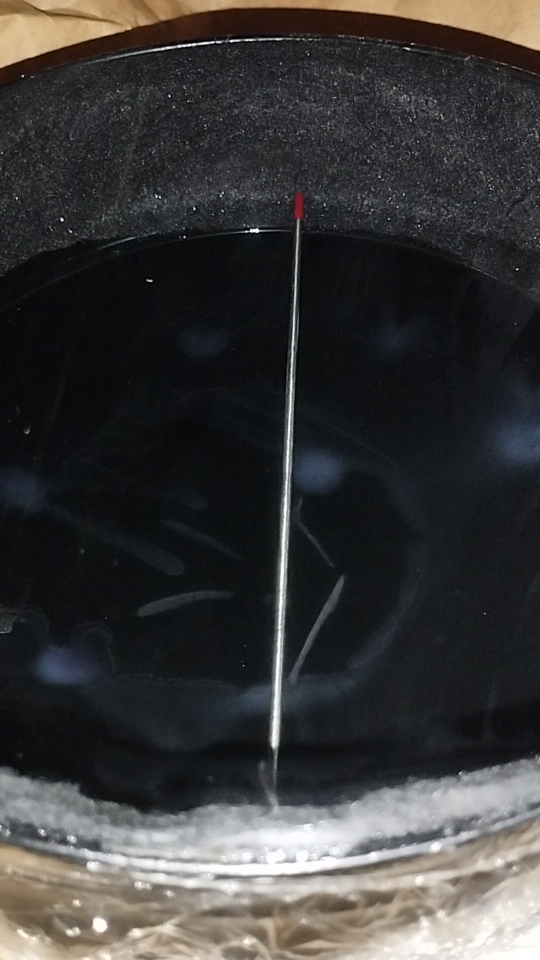
#> input picture Imagenes/Ps1.png, 1080 x 1920 px (shown at 1/2 size)
$ jupyter execute --allow-errors segmentacion.ipynb   (text cells are left out)
#> lines starting #> are read from the running program, lines starting #| are printed output that depends on the picture; after the words box and inside, x2 and y2 are one past the last pixel; in counts of white or black regions, pixels touching at a corner belong together; pictures that were not available may be replaced by others from this repository, and a replacement may not be noted
[cell 1]
import numpy as np
import cv2
import matplotlib.pyplot as plt
from PIL import ImageEnhance, Image

[cell 2]
img = cv2.imread("./Imagenes/7.jpg")
#> (the rest of this cell did not finish here and is left out)

[cell 3]
img2 = cv2.imread("./Imagenes/51.jpg")
#> (the rest of this cell did not finish here and is left out)

[cell 4]
img2 = cv2.imread("./Imagenes/Ps1.png")[480:1500]
grises = cv2.cvtColor(img2, cv2.COLOR_BGR2GRAY)
_,th =  cv2.threshold(grises, 70, 255, cv2.THRESH_BINARY)
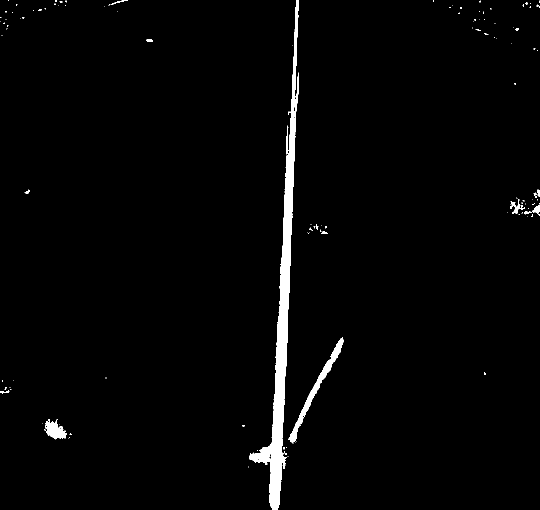
#> th: shape (1020, 1080) (shown at 1/2 size); 2% white; 128 white regions (113 under 20 px)

cnts,_ = cv2.findContours(th, cv2.RETR_EXTERNAL,cv2.CHAIN_APPROX_NONE)
#> cnts = 128 contours, 116 with area under 20; largest, box (x1, y1, x2, y2) and area: (498, 0, 598, 1020) 16238, (577, 675, 687, 887) 2212, (91, 838, 134, 879) 892, (1020, 398, 1040, 428) 164, (1065, 409, 1080, 432) 133
contornos = cv2.drawContours(img2, cnts, -1, (255,0,0),2)
cv2.imshow("img", cv2.resize(contornos, (500, 700)))
cv2.waitKey(0)
cv2.destroyAllWindows()
len(cnts)
#> Out = 128

[cell 5]
img2 = cv2.imread("./Imagenes/Ps4.png")[480:1500] # Importa la imagen
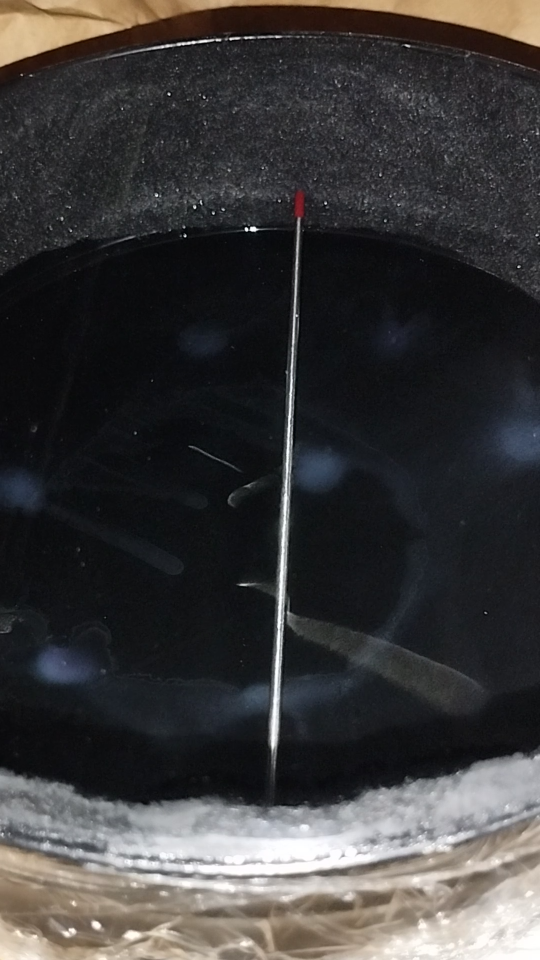
#> input picture Imagenes/Ps4.png, 1080 x 1920 px (shown at 1/2 size)
th = cv2.cvtColor(img2, cv2.COLOR_BGR2GRAY) # Convierte a escala de grises
_,th =  cv2.threshold(th, 70, 255, cv2.THRESH_BINARY)
#> th: shape (1020, 1080); 2.3% white; 199 white regions (169 under 20 px), largest, box (x1, y1, x2, y2) and area: (536, 0, 599, 1020) 15518, (79, 829, 156, 882) 2494, (1014, 373, 1080, 434) 2293
cv2.imshow("img", cv2.resize(th, (500, 700)))

bkg = cv2.imread("./Imagenes/bkg.png")[480:1500]
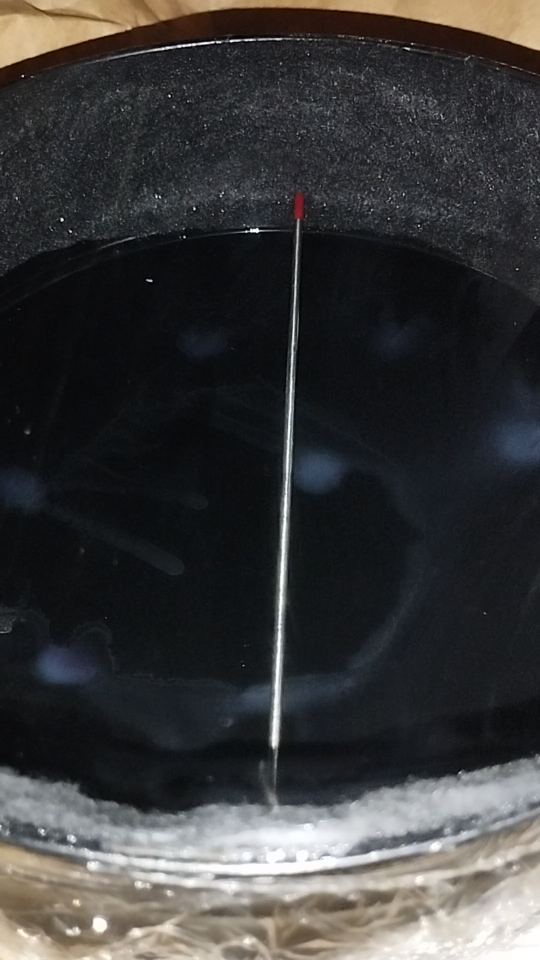
#> input picture Imagenes/Bkg.png, 1080 x 1920 px, found by its file name (shown at 1/2 size)
bkg = cv2.cvtColor(bkg, cv2.COLOR_BGR2GRAY)
#> bkg: shape (1020, 1080)
_,bkg =  cv2.threshold(bkg, 30, 255, cv2.THRESH_BINARY)
#> bkg: shape (1020, 1080); 15.4% white; 1516 white regions (1345 under 20 px), largest, box (x1, y1, x2, y2) and area: (57, 0, 885, 1020) 107781, (912, 270, 1080, 482) 18844, (853, 0, 1080, 133) 13744

trace = cv2.subtract(th,bkg) # Se quita el fondo de la imagen para disminuir ruido
#> trace: shape (1020, 1080); 0.14% white; 63 white regions (55 under 20 px)

cnts,_ = cv2.findContours(trace, cv2.RETR_EXTERNAL,cv2.CHAIN_APPROX_NONE) # Halla los contornos externos
#> cnts = 63 contours, 55 with area under 20; largest, box (x1, y1, x2, y2) and area: (573, 740, 594, 783) 395, (474, 686, 519, 693) 151, (377, 412, 461, 450) 150, (456, 507, 468, 527) 70, (487, 485, 510, 495) 59, (867, 845, 882, 852) 42, (832, 829, 851, 838) 30, (924, 869, 938, 878) 24
CNTS = ()
for i in range(0, len(cnts)): # Quita algunos de los contornos pequeños que corresponden a ruido
    if cnts[i].shape[0] > 60:
        CNTS += (cnts[i], )
#> this loop made 63 passes

contornos = cv2.drawContours(img2, CNTS, -1, (0,0,255),2) # Dibuja los contornos
contornos = cv2.putText(contornos, "Particulas (aprox): {}".format(len(CNTS)), (50,70), cv2.FONT_HERSHEY_DUPLEX, 1.4, (200,82,100), 5)
#> contornos: shape (1020, 1080, 3); mean B, G, R 30.2, 25.7, 24
cv2.imshow("img", cv2.resize(contornos, (500, 700)))
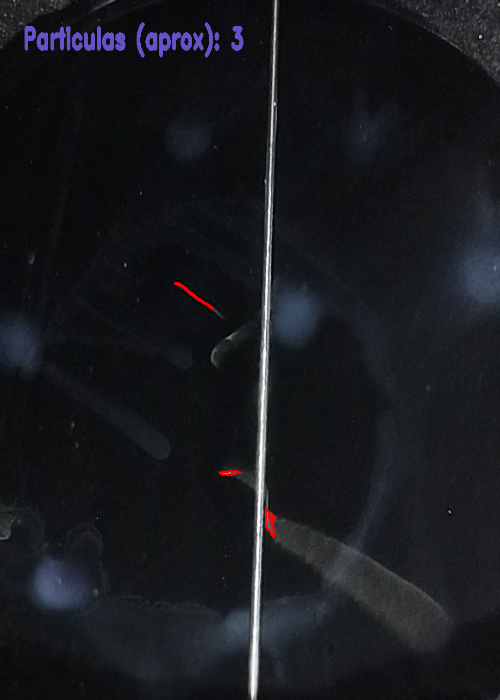
#> window 'img': shape (700, 500, 3); mean B, G, R 30.1, 25.6, 23.9

cv2.waitKey(0)
cv2.destroyAllWindows()
len(CNTS)
#> Out = 3

#> (a cell that did not finish here is left out)

[cell 7]
imgO = cv2.imread("./Imagenes/Ps4.png")[480:1500] # Importa la imagen
img = cv2.cvtColor(imgO, cv2.COLOR_BGR2GRAY) #Convierte a RGB
img = Image.fromarray(img) #Convierte a imagen de PIL

#Aplica los filtros a la imagen
img = ImageEnhance.Brightness(img).enhance(0.34)
img = ImageEnhance.Contrast(img).enhance(4)
img = ImageEnhance.Sharpness(img).enhance(4)
img = np.array(img)


bkg = cv2.imread("./Imagenes/bkg.png")[480:1500] # Importa la imagen
bkg = cv2.cvtColor(bkg, cv2.COLOR_BGR2RGB) #Convierte a RGB
#> bkg: shape (1020, 1080, 3)
bkg = cv2.cvtColor(bkg, cv2.COLOR_RGB2GRAY) #Convierte a grises

bkg = Image.fromarray(bkg) #Convierte a imagen de PIL

#Aplica los filtros al background
bkg = ImageEnhance.Brightness(bkg).enhance(0.34)
#> bkg: PIL image 1080x1020 L
bkg = ImageEnhance.Contrast(bkg).enhance(5)
bkg = ImageEnhance.Sharpness(bkg).enhance(2)
bkg = np.array(bkg)

#Convierte a imagen B/N
_,th =  cv2.threshold(img, 30, 255, cv2.THRESH_BINARY)
#> th: shape (1020, 1080); 9.2% white; 1478 white regions (1378 under 20 px), largest, box (x1, y1, x2, y2) and area: (418, 0, 981, 1020) 63069, (963, 283, 1080, 468) 11312, (64, 807, 196, 891) 6912
_,bkg =  cv2.threshold(bkg, 10, 255, cv2.THRESH_BINARY)
#> bkg: shape (1020, 1080); 26.8% white; 2730 white regions (2595 under 20 px), largest, box (x1, y1, x2, y2) and area: (54, 0, 1080, 1020) 246629, (845, 0, 1080, 186) 17345, (0, 459, 92, 546) 5465

trace = cv2.subtract(th,bkg) # Se quita el fondo de la imagen para disminuir ruido
#> trace: shape (1020, 1080); 0.95% white; 748 white regions (714 under 20 px)

cnts,_ = cv2.findContours(trace, cv2.RETR_EXTERNAL,cv2.CHAIN_APPROX_NONE) # Halla los contornos externos
#> cnts = 748 contours, 732 with area under 20; largest, box (x1, y1, x2, y2) and area: (573, 749, 739, 834) 5806, (472, 681, 545, 710) 636, (899, 886, 951, 926) 462, (377, 411, 482, 464) 348, (455, 501, 481, 534) 219
CNTS = ()
for i in range(0, len(cnts)): # Quita algunos de los contornos pequeños que corresponden a ruido
    if cnts[i].shape[0] > 70:
        CNTS += (cnts[i], )

contornos = cv2.drawContours(imgO.copy(), CNTS, -1, (0,0,255),2) # Dibuja los contornos
contornos = cv2.putText(contornos, "Particulas (aprox): {}".format(len(CNTS)), (50,70), cv2.FONT_HERSHEY_DUPLEX, 1.4, (200,82,150), 5) #Coloca la cantidad de particulas en cada imagen
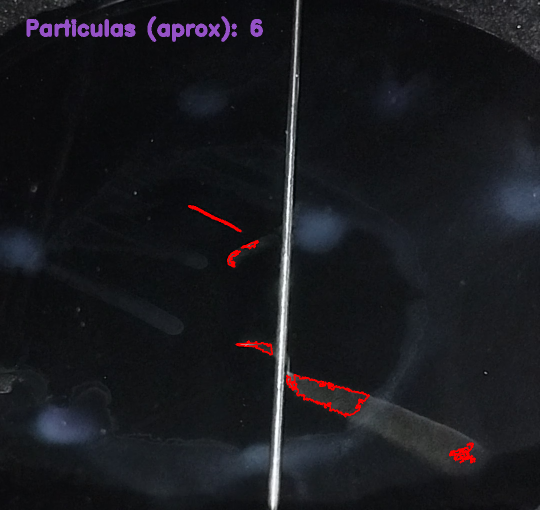
#> contornos: shape (1020, 1080, 3) (shown at 1/2 size); mean B, G, R 30, 25.5, 25.2

imgO = cv2.putText(imgO.copy(), "Imagen original", (50,70), cv2.FONT_HERSHEY_DUPLEX, 1.4, (200,82,150), 5)

frame = cv2.hconcat([imgO, contornos])

cv2.imshow("img", cv2.resize(frame, (510, 540)))
cv2.waitKey(0)
cv2.destroyAllWindows()

[cell 8]
frame.shape
#> Out = (1020, 2160, 3)

[cell 9]
#Background
bkg = cv2.imread("./Imagenes/bkg.png")[480:1500] # Importa la imagen
bkg = cv2.cvtColor(bkg, cv2.COLOR_BGR2RGB) #Convierte a RGB
bkg = cv2.cvtColor(bkg, cv2.COLOR_RGB2GRAY) #Convierte a grises

bkg = Image.fromarray(bkg) #Convierte a imagen de PIL

#Aplica los filtros al background
bkg = ImageEnhance.Brightness(bkg).enhance(0.34)
bkg = ImageEnhance.Contrast(bkg).enhance(5)
bkg = ImageEnhance.Sharpness(bkg).enhance(2)
bkg = np.array(bkg)

#Convierte a imagen B/N
_,bkg =  cv2.threshold(bkg, 10, 255, cv2.THRESH_BINARY)

video = cv2.VideoCapture("../Camara de niebla/TOMA 2/Video_up_view.mp4")
newVideo = cv2.VideoWriter('tracesVideoFull.avi', cv2.VideoWriter_fourcc(*"mp4v"), 30, (2160, 1020)) #Variable para el nuevo video

j=0
while video.isOpened():
    ret, frame = video.read()
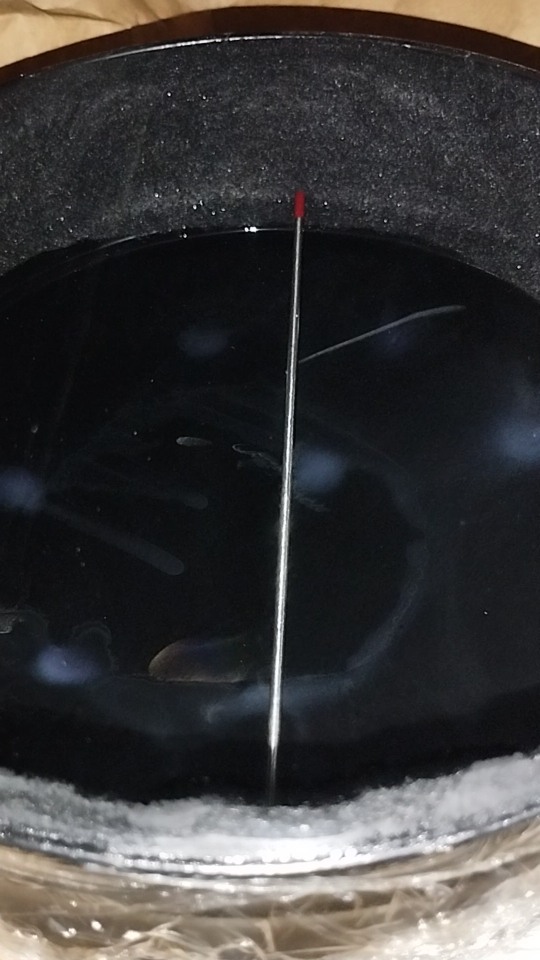
#> input picture Imagenes/Ps2.png, 1080 x 1920 px, given in place of Video_up_view.mp4, which was not available (shown at 1/2 size)
#> frame is the input picture: shape (1920, 1080, 3); mean B, G, R 57.2, 57.2, 58.6
    if ret:
        frame = cv2.rotate(frame, cv2.ROTATE_180)
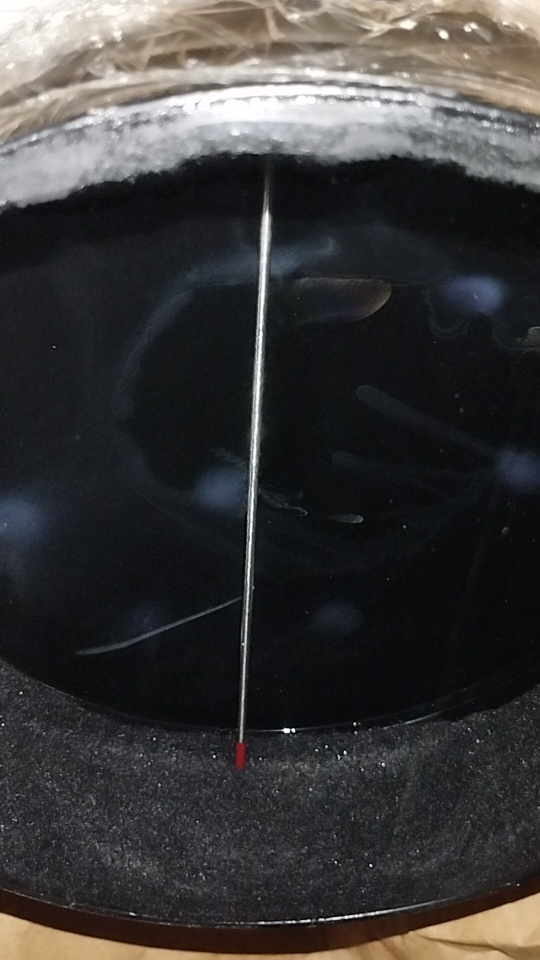
#> frame: shape (1920, 1080, 3) (shown at 1/2 size); mean B, G, R 57.2, 57.2, 58.6
        imgO = frame[480:1500] # Recorta el frame
        img = cv2.cvtColor(imgO, cv2.COLOR_BGR2GRAY) #Convierte a RGB
#> img: shape (1020, 1080)
        img = Image.fromarray(img) #Convierte a imagen de PIL

        #Aplica los filtros a la imagen
        img = ImageEnhance.Brightness(img).enhance(0.34)
#> img: PIL image 1080x1020 L
        img = ImageEnhance.Contrast(img).enhance(4)
        img = ImageEnhance.Sharpness(img).enhance(4)
        img = np.array(img)

        #Convierte a imagen B/N
        _,th =  cv2.threshold(img, 30, 255, cv2.THRESH_BINARY)
#> th: shape (1020, 1080); 10% white; 1865 white regions (1677 under 20 px), largest, box (x1, y1, x2, y2) and area: (291, 0, 688, 1020) 41798, (0, 840, 311, 1020) 14767, (0, 495, 117, 671) 11261

        trace = cv2.subtract(th,bkg) # Se quita el fondo de la imagen para disminuir ruido
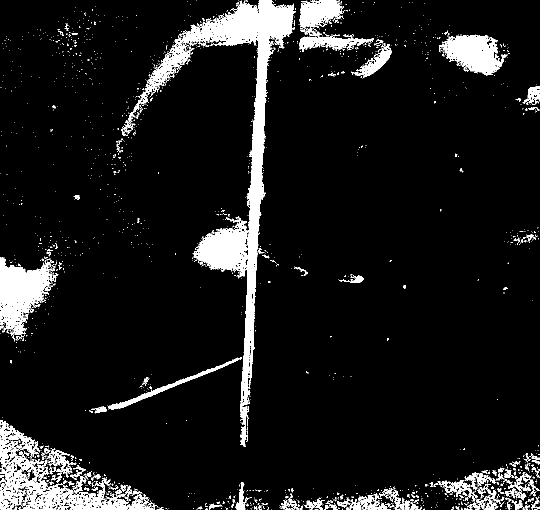
#> trace: shape (1020, 1080) (shown at 1/2 size); 8.6% white; 1881 white regions (1715 under 20 px)

        cnts,_ = cv2.findContours(trace, cv2.RETR_EXTERNAL,cv2.CHAIN_APPROX_NONE) # Halla los contornos externos
#> cnts = 1859 contours, 1764 with area under 20; largest, box (x1, y1, x2, y2) and area: (291, 0, 588, 894) 36277, (0, 840, 310, 1020) 16536, (0, 514, 117, 671) 9398, (878, 69, 1015, 151) 6072, (599, 0, 688, 73) 3367
        CNTS = ()
        for i in range(0, len(cnts)): # Quita algunos de los contornos pequeños que corresponden a ruido
            if cnts[i].shape[0] > 70:
                CNTS += (cnts[i], )

        contornos = cv2.drawContours(imgO.copy(), CNTS, -1, (0,0,255), 2) # Dibuja los contornos
        contornos = cv2.putText(contornos, "Particulas (aprox): {}".format(len(CNTS)), (50,70), cv2.FONT_HERSHEY_DUPLEX, 1.4, (200,82,150), 5) #Coloca la cantidad de particulas en cada imagen
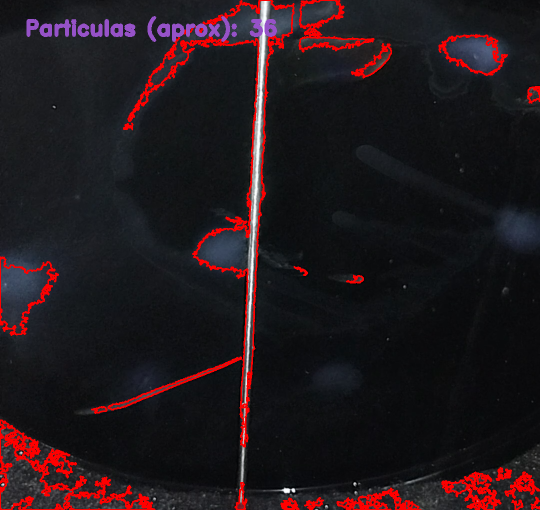
#> contornos: shape (1020, 1080, 3) (shown at 1/2 size); mean B, G, R 28.2, 24, 33.9

        imgO = cv2.putText(imgO.copy(), "Imagen original", (50,70), cv2.FONT_HERSHEY_DUPLEX, 1.4, (200,82,150), 5)

        newFrame = cv2.hconcat([imgO, contornos])
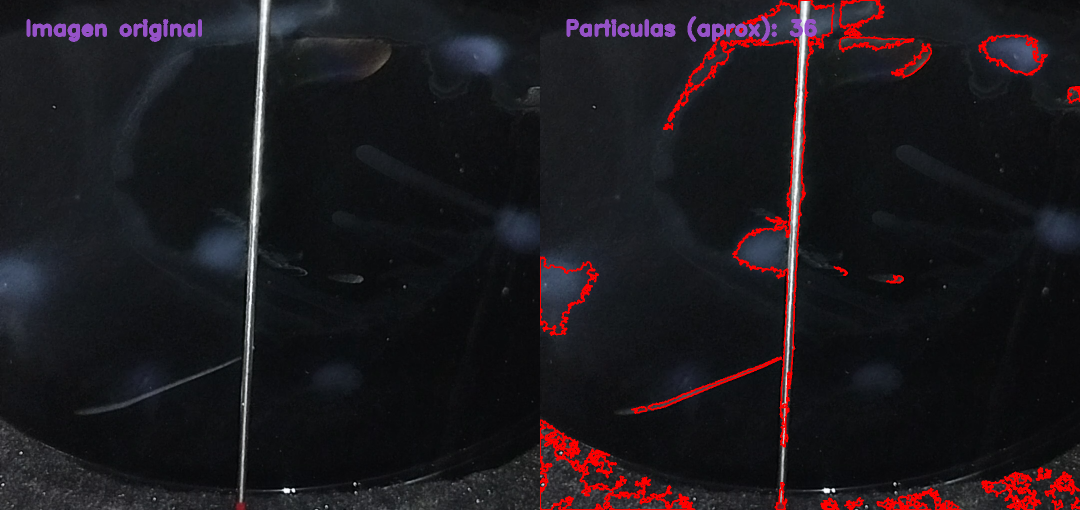
#> newFrame: shape (1020, 2160, 3) (shown at 1/2 size); mean B, G, R 29.3, 25.1, 29.2
        newVideo.write(newFrame)

    else:
        break
    # j+=1
    # if j == 400:
    #     break

video.release()
newVideo.release()
cv2.destroyAllWindows()
